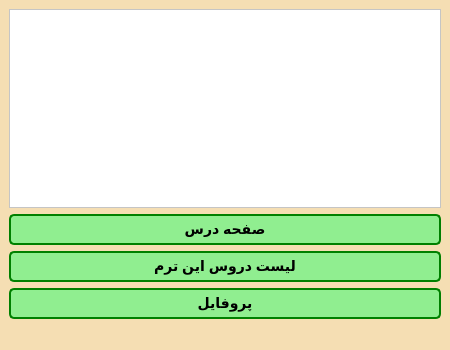
<?xml version="1.0" encoding="UTF-8"?>
<ui version="4.0">
 <class>master_main</class>
 <widget class="QMainWindow" name="master_main">
  <property name="geometry">
   <rect>
    <x>0</x>
    <y>0</y>
    <width>450</width>
    <height>350</height>
   </rect>
  </property>
  <property name="windowTitle">
   <string>صفحه استاد</string>
  </property>
  <property name="styleSheet">
   <string notr="true">background-color: #F5DEB3
</string>
  </property>
  <widget class="QWidget" name="centralwidget">
   <layout class="QGridLayout" name="gridLayout">
    <item row="0" column="0">
     <widget class="QListWidget" name="listWidget">
      <property name="styleSheet">
       <string notr="true">QListWidget {
    background-color: white; /* پس‌زمینه سفید */
}
</string>
      </property>
     </widget>
    </item>
    <item row="1" column="0">
     <layout class="QVBoxLayout" name="verticalLayout">
      <item>
       <widget class="QPushButton" name="btnCoursePage">
        <property name="font">
         <font>
          <pointsize>-1</pointsize>
          <bold>true</bold>
         </font>
        </property>
        <property name="cursor">
         <cursorShape>PointingHandCursor</cursorShape>
        </property>
        <property name="styleSheet">
         <string notr="true">QPushButton {
    background-color: #90EE90;
    border: 2px solid #008000;
    border-radius: 5px;
    padding: 5px;
    font-size: 14px;
}
QPushButton:hover {
    background-color: #32CD32;
    border: 2px solid #006400;
}
</string>
        </property>
        <property name="text">
         <string>صفحه درس</string>
        </property>
       </widget>
      </item>
      <item>
       <widget class="QPushButton" name="btnCourseList">
        <property name="font">
         <font>
          <pointsize>-1</pointsize>
          <bold>true</bold>
         </font>
        </property>
        <property name="cursor">
         <cursorShape>PointingHandCursor</cursorShape>
        </property>
        <property name="styleSheet">
         <string notr="true">QPushButton {
    background-color: #90EE90;
    border: 2px solid #008000;
    border-radius: 5px;
    padding: 5px;
    font-size: 14px;
}
QPushButton:hover {
    background-color: #32CD32;
    border: 2px solid #006400;
}
</string>
        </property>
        <property name="text">
         <string>لیست دروس این ترم</string>
        </property>
       </widget>
      </item>
      <item>
       <widget class="QPushButton" name="btnProfile">
        <property name="font">
         <font>
          <pointsize>-1</pointsize>
          <bold>true</bold>
         </font>
        </property>
        <property name="cursor">
         <cursorShape>PointingHandCursor</cursorShape>
        </property>
        <property name="styleSheet">
         <string notr="true">QPushButton {
    background-color: #90EE90;
    border: 2px solid #008000;
    border-radius: 5px;
    padding: 5px;
    font-size: 14px;
}
QPushButton:hover {
    background-color: #32CD32;
    border: 2px solid #006400;
}
</string>
        </property>
        <property name="text">
         <string>پروفایل</string>
        </property>
       </widget>
      </item>
     </layout>
    </item>
   </layout>
  </widget>
  <widget class="QMenuBar" name="menubar">
   <property name="geometry">
    <rect>
     <x>0</x>
     <y>0</y>
     <width>450</width>
     <height>21</height>
    </rect>
   </property>
  </widget>
  <widget class="QStatusBar" name="statusbar"/>
 </widget>
 <resources/>
 <connections/>
</ui>
